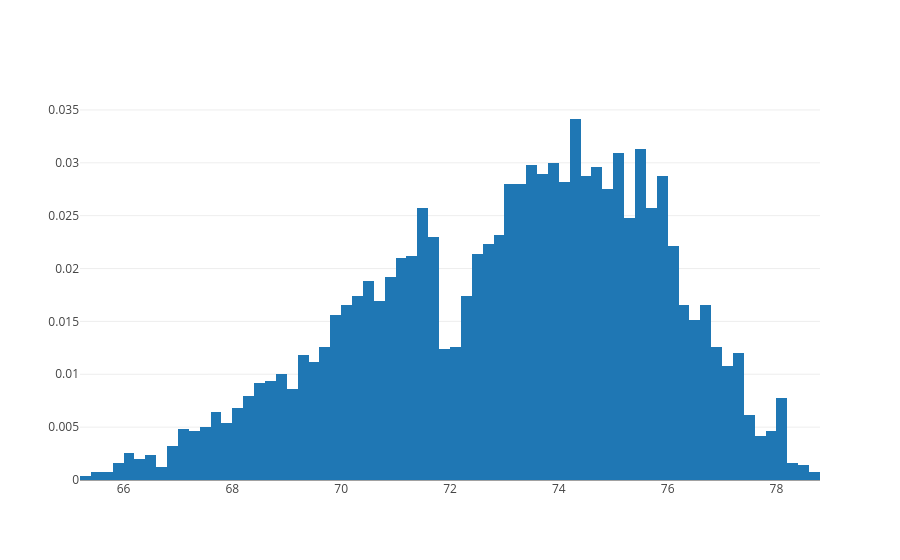

The cell this chart's notebook holds for it:
### Markdown cell above
Para plotar o gráfico usamos o `plotly.iplot()`

### Code cell
plotly.iplot(pyplot_data_norm)

### Figure 1 — Plotly figure (JSON) as saved in the notebook; plotly's stock layout.template omitted (floating-point values rounded to 4 significant figures; data arrays with more than 128 entries replaced by an {"elided": "..."} marker saying what was removed)
{"data": [{"histnorm": "probability", "type": "histogram", "uid": "abe6d623-faff-4a0f-9b31-d05b0a6709de", "x": {"elided": "5570 float values"}}], "layout": {}}
